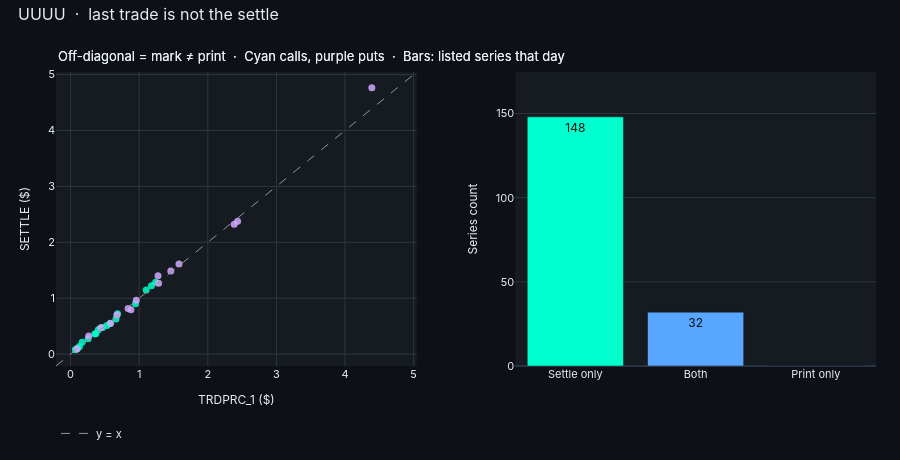

Here is the notebook cell this chart was saved with:
### Code cell
settle_vs_trade_figure(wide, asof, ticker=payload["ticker"])

### Figure 1 — Plotly figure (JSON) as saved in the notebook; plotly's stock layout.template omitted (floating-point values rounded to 4 significant figures)
{"data": [{"customdata": [["UUUUH282600450.U^H26", 4.5, 0, "C"], ["UUUUH282600500.U^H26", 5, 0, "C"], ["UUUUH282600550.U^H26", 5.5, 0, "C"], ["UUUUH282600600.U^H26", 6, 0, "C"], ["UUUUH282600650.U^H26", 6.5, 0, "C"], ["UUUUI042600550.U^I26", 5.5, 7, "C"], ["UUUUI042600600.U^I26", 6, 7, "C"], ["UUUUI042600650.U^I26", 6.5, 7, "C"], ["UUUUI112600450.U^I26", 4.5, 14, "C"], ["UUUUI112600550.U^I26", 5.5, 14, "C"], ["UUUUI182600450.U^I26", 4.5, 21, "C"], ["UUUUI182600550.U^I26", 5.5, 21, "C"], ["UUUUI182600600.U^I26", 6, 21, "C"], ["UUUUI182600650.U^I26", 6.5, 21, "C"], ["UUUUI252600450.U^I26", 4.5, 28, "C"], ["UUUUI252600550.U^I26", 5.5, 28, "C"], ["UUUUI252600600.U^I26", 6, 28, "C"], ["UUUUT282600450.U^T26", 4.5, 0, "P"], ["UUUUT282600550.U^T26", 5.5, 0, "P"], ["UUUUT282600600.U^T26", 6, 0, "P"], ["UUUUT282600650.U^T26", 6.5, 0, "P"], ["UUUUU042600550.U^U26", 5.5, 7, "P"], ["UUUUU042600600.U^U26", 6, 7, "P"], ["UUUUU042600650.U^U26", 6.5, 7, "P"], ["UUUUU042600750.U^U26", 7.5, 7, "P"], ["UUUUU112600500.U^U26", 5, 14, "P"], ["UUUUU112600550.U^U26", 5.5, 14, "P"], ["UUUUU112600650.U^U26", 6.5, 14, "P"], ["UUUUU112600750.U^U26", 7.5, 14, "P"], ["UUUUU112601000.U^U26", 10, 14, "P"], ["UUUUU182600550.U^U26", 5.5, 21, "P"], ["UUUUU252600650.U^U26", 6.5, 28, "P"]], "hovertemplate": "trade $%{x:.3f}  settle $%{y:.3f}<br>%{customdata[3]} K=%{customdata[1]} DTE=%{customdata[2]}<br>%{customdata[0]}<extra></extra>", "marker": {"color": ["#00ffcc", "#00ffcc", "#00ffcc", "#00ffcc", "#00ffcc", "#00ffcc", "#00ffcc", "#00ffcc", "#00ffcc", "#00ffcc", "#00ffcc", "#00ffcc", "#00ffcc", "#00ffcc", "#00ffcc", "#00ffcc", "#00ffcc", "#d2a8ff", "#d2a8ff", "#d2a8ff", "#d2a8ff", "#d2a8ff", "#d2a8ff", "#d2a8ff", "#d2a8ff", "#d2a8ff", "#d2a8ff", "#d2a8ff", "#d2a8ff", "#d2a8ff", "#d2a8ff", "#d2a8ff"], "opacity": 0.85, "size": 7}, "mode": "markers", "name": "Paired quotes", "showlegend": false, "type": "scatter", "x": [0.9465, 0.404, 0.1295, 0.1023, 0.0693, 0.3539, 0.2561, 0.1684, 1.102, 0.5299, 1.179, 0.6623, 0.4666, 0.3708, 1.24, 0.6848, 0.576, 0.0926, 0.2646, 0.8798, 1.283, 0.5828, 0.9577, 1.274, 2.385, 0.4401, 0.6747, 1.461, 2.434, 4.391, 0.8388, 1.58], "xaxis": "x", "y": [0.9011, 0.4372, 0.1367, 0.1035, 0.0801, 0.3617, 0.2738, 0.212, 1.148, 0.5116, 1.223, 0.6266, 0.4743, 0.3671, 1.287, 0.7235, 0.5477, 0.09, 0.3256, 0.7923, 1.269, 0.5506, 0.9627, 1.401, 2.323, 0.4716, 0.7004, 1.489, 2.378, 4.764, 0.8154, 1.613], "yaxis": "y"}, {"line": {"color": "#8b949e", "dash": "dash", "width": 1}, "mode": "lines", "name": "y = x", "showlegend": true, "type": "scatter", "x": [-0.2124, 5.046], "xaxis": "x", "y": [-0.2124, 5.046], "yaxis": "y"}, {"cliponaxis": false, "marker": {"color": ["#00ffcc", "#58a6ff", "#ff0055"]}, "showlegend": false, "text": ["148", "32", "0"], "textfont": {"color": "#0d1117", "size": 12}, "textposition": "inside", "type": "bar", "x": ["Settle only", "Both", "Print only"], "xaxis": "x2", "y": [148, 32, 0], "yaxis": "y2"}], "layout": {"annotations": [{"font": {"color": "#e6edf3", "family": "Inter, system-ui, sans-serif", "size": 13}, "showarrow": false, "text": "Off-diagonal = mark ≠ print &nbsp;·&nbsp; Cyan calls, purple puts &nbsp;·&nbsp; Bars: listed series that day", "x": 0, "xanchor": "left", "xref": "paper", "y": 1.02, "yanchor": "bottom", "yref": "paper"}, {"font": {"color": "#e6edf3", "family": "Inter, system-ui, sans-serif", "size": 13}, "showarrow": false, "text": "Off-diagonal = mark ≠ print &nbsp;·&nbsp; Cyan calls, purple puts &nbsp;·&nbsp; Bars: listed series that day", "x": 0, "xanchor": "left", "xref": "paper", "y": 1.02, "yanchor": "bottom", "yref": "paper"}], "font": {"color": "#e6edf3", "family": "Inter, system-ui, sans-serif", "size": 12}, "height": 460, "legend": {"bgcolor": "rgba(0,0,0,0)", "font": {"size": 11}, "orientation": "h", "x": 0, "xanchor": "left", "y": -0.18, "yanchor": "top"}, "margin": {"b": 52, "l": 56, "r": 24, "t": 72}, "paper_bgcolor": "#0d1117", "plot_bgcolor": "#161b22", "title": {"font": {"family": "Inter, system-ui, sans-serif", "size": 16}, "text": "UUUU  ·  last trade is not the settle", "x": 0.02, "xanchor": "left", "y": 0.98, "yanchor": "top"}, "xaxis": {"anchor": "y", "domain": [0, 0.44], "gridcolor": "#30363d", "range": [-0.2124, 5.046], "tickfont": {"size": 11}, "title": {"font": {"size": 12}, "text": "TRDPRC_1 ($)"}, "zeroline": false}, "xaxis2": {"anchor": "y2", "domain": [0.56, 1], "tickfont": {"size": 11}}, "yaxis": {"anchor": "x", "domain": [0, 1], "gridcolor": "#30363d", "range": [-0.2124, 5.046], "tickfont": {"size": 11}, "title": {"font": {"size": 12}, "text": "SETTLE ($)"}, "zeroline": false}, "yaxis2": {"anchor": "x2", "domain": [0, 1], "gridcolor": "#30363d", "range": [0, 174.6], "tickfont": {"size": 11}, "title": {"font": {"size": 12}, "text": "Series count"}}}}
